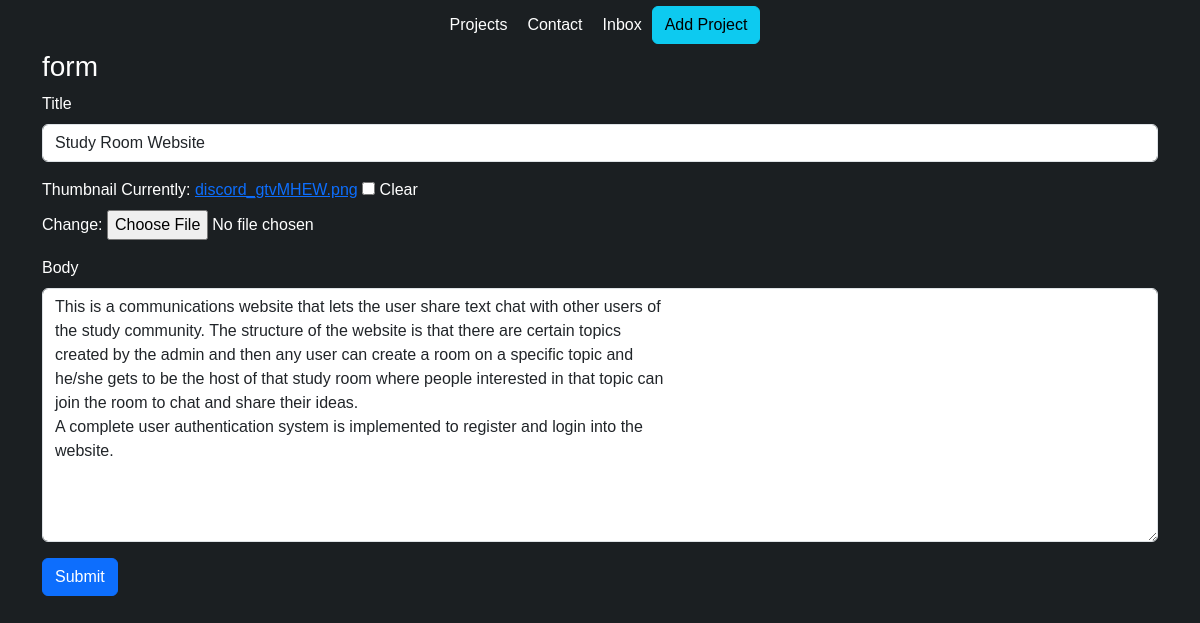
The app's page /editproject/2/ with its own data.
### base/models.py (models this page shows, shortened)
class Project(models.Model):
    title = models.CharField(max_length=200, null=True)
    thumbnail = models.ImageField(null=True, blank=True)
    body = RichTextUploadingField(null=True, blank=True)
    slug = models.SlugField(null=True, blank=True)
    created = models.DateTimeField(auto_now_add=True)

### base/views.py (the view)
# urls.py: path('editproject/<str:pk>/', views.editProject, name="edit-project"),
def editProject(request, pk):
    project = Project.objects.get(id=pk)
    form = ProjectForm(instance=project)
    if request.method == 'POST':
        form = ProjectForm(request.POST, request.FILES, instance=project)
        if form.is_valid():
            form.save()
            return redirect('home')
    context = {'form': form}
    return render(request, 'base/project_form.html', context)

### base/forms.py
class ProjectForm(ModelForm):
    class Meta:
        model = Project
        fields = ['title','thumbnail', 'body']
    def __init__(self, *args, **kwargs):
        super(ProjectForm, self).__init__(*args, **kwargs)
        self.fields['title'].widget.attrs.update({'class': 'form-control'})
        self.fields['body'].widget.attrs.update({'class': 'form-control'})

### base/templates/base/project_form.html (shortened to what this page needs)
{% extends 'base/index.html' %}
{% load static %}
{% block content %}
<div class="container">
    <h3 class="text-white">form</h3>
    <form method="POST" enctype="multipart/form-data">
        {% for field in form %}
            <div class="mb-3 text-white">
                <label for="exampleInputPassword1" class="form-label">{{field.label}}</label>
                {{field}}
            </div>
        {% endfor %}
        <input type="submit" value="Submit" class="btn btn-primary">
    </form>
</div>
{% endblock %}

### static/styles/main.css (style rules this page uses)
body { background-color: #1b1f22; font-family: sans-serif; }

### records on screen
Project: form "Study Room Website" "This is a communications website that lets the user share text chat with other users of the study community. The structure of the website is that there are certain topics created by the admin and then any user can create a room on a specific topic and he/she gets to be the host of that study room where people interested in that topic can join the room to chat and share their ideas. A complete user authentication system is implemented to register and login into the website."

### other values on screen
{{ field.label }} "Title" "Thumbnail" "Body"
